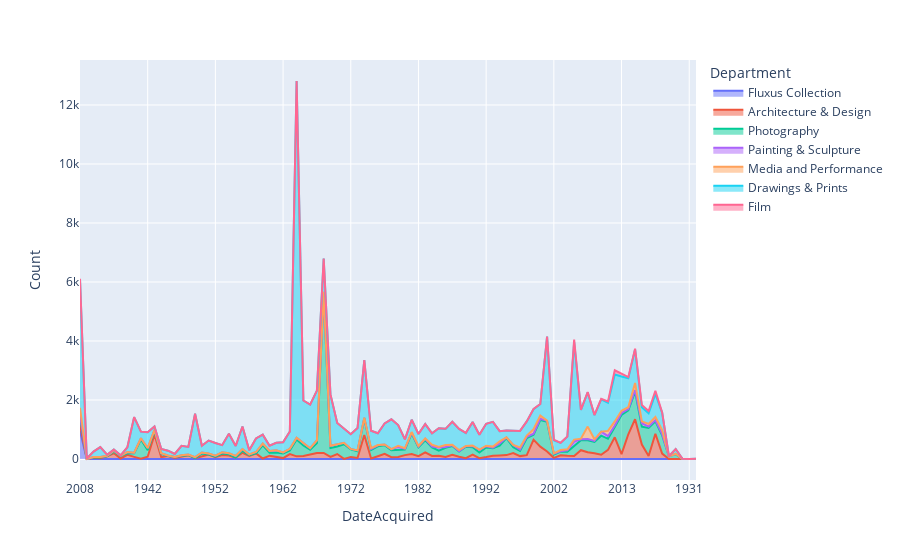

Source (notebook cell):
### Code cell
fig8 = px.area(df_moma_complete, x="DateAcquired", y="Count", color="Department", line_group="Department")
fig8.update_layout(
     xaxis = dict(
        dtick = 10
    )
   
)

fig8.show()

### Figure 1 — Plotly figure (JSON) as saved in the notebook; plotly's stock layout.template omitted (floating-point values rounded to 4 significant figures; data arrays with more than 128 entries replaced by an {"elided": "..."} marker saying what was removed)
{"data": [{"fillpattern": {"shape": ""}, "hovertemplate": "Department=Fluxus Collection<br>DateAcquired=%{x}<br>Count=%{y}<extra></extra>", "legendgroup": "Fluxus Collection", "line": {"color": "#636efa"}, "marker": {"symbol": "circle"}, "mode": "lines", "name": "Fluxus Collection", "orientation": "v", "showlegend": true, "stackgroup": "1", "type": "scatter", "x": ["2008", "2008"], "xaxis": "x", "y": [946, 946], "yaxis": "y"}, {"fillpattern": {"shape": ""}, "hovertemplate": "Department=Architecture & Design<br>DateAcquired=%{x}<br>Count=%{y}<extra></extra>", "legendgroup": "Architecture & Design", "line": {"color": "#EF553B"}, "marker": {"symbol": "circle"}, "mode": "lines", "name": "Architecture & Design", "orientation": "v", "showlegend": true, "stackgroup": "1", "type": "scatter", "x": {"elided": "146 str values"}, "xaxis": "x", "y": {"elided": "146 int values"}, "yaxis": "y"}, {"fillpattern": {"shape": ""}, "hovertemplate": "Department=Photography<br>DateAcquired=%{x}<br>Count=%{y}<extra></extra>", "legendgroup": "Photography", "line": {"color": "#00cc96"}, "marker": {"symbol": "circle"}, "mode": "lines", "name": "Photography", "orientation": "v", "showlegend": true, "stackgroup": "1", "type": "scatter", "x": {"elided": "131 str values"}, "xaxis": "x", "y": {"elided": "131 int values"}, "yaxis": "y"}, {"fillpattern": {"shape": ""}, "hovertemplate": "Department=Painting & Sculpture<br>DateAcquired=%{x}<br>Count=%{y}<extra></extra>", "legendgroup": "Painting & Sculpture", "line": {"color": "#ab63fa"}, "marker": {"symbol": "circle"}, "mode": "lines", "name": "Painting & Sculpture", "orientation": "v", "showlegend": true, "stackgroup": "1", "type": "scatter", "x": ["1930", "1931", "1932", "1934", "1935", "1936", "1937", "1938", "1939", "1940", "1941", "1941", "1942", "1943", "1944", "1945", "1946", "1947", "1948", "1949", "1949", "1950", "1951", "1952", "1952", "1953", "1954", "1955", "1956", "1957", "1958", "1959", "1960", "1961", "1962", "1963", "1964", "1965", "1966", "1967", "1968", "1969", "1970", "1971", "1972", "1973", "1974", "1975", "1975", "1976", "1977", "1978", "1979", "1980", "1981", "1982", "1983", "1983", "1984", "1985", "1986", "1987", "1988", "1989", "1990", "1991", "1992", "1993", "1994", "1995", "1995", "1996", "1997", "1998", "1999", "2000", "2001", "2002", "2003", "2004", "2005", "2006", "2007", "2008", "2009", "2010", "2011", "2011", "2012", "2013", "2014", "2015", "2016", "2017", "2018", "2018", "2019", "2019", "2020"], "xaxis": "x", "y": [4, 2, 1, 19, 19, 23, 34, 12, 47, 17, 44, 44, 75, 34, 19, 18, 8, 17, 21, 35, 35, 30, 36, 31, 31, 42, 36, 53, 63, 27, 50, 59, 55, 78, 35, 52, 60, 70, 52, 99, 41, 72, 68, 47, 11, 29, 24, 39, 39, 33, 24, 37, 96, 25, 26, 27, 47, 47, 29, 112, 30, 24, 16, 14, 43, 87, 45, 16, 75, 25, 25, 77, 40, 47, 35, 43, 28, 34, 14, 47, 151, 33, 41, 46, 32, 135, 89, 89, 46, 68, 42, 54, 119, 48, 41, 41, 35, 35, 13], "yaxis": "y"}, {"fillpattern": {"shape": ""}, "hovertemplate": "Department=Media and Performance<br>DateAcquired=%{x}<br>Count=%{y}<extra></extra>", "legendgroup": "Media and Performance", "line": {"color": "#FFA15A"}, "marker": {"symbol": "circle"}, "mode": "lines", "name": "Media and Performance", "orientation": "v", "showlegend": true, "stackgroup": "1", "type": "scatter", "x": ["1975", "1976", "1979", "1980", "1981", "1982", "1983", "1984", "1985", "1986", "1987", "1988", "1989", "1990", "1991", "1992", "1993", "1994", "1995", "1997", "1998", "1999", "1999", "2000", "2001", "2002", "2003", "2004", "2005", "2006", "2007", "2007", "2008", "2009", "2010", "2011", "2012", "2012", "2013", "2014", "2015", "2015", "2016", "2017", "2018", "2019", "2020"], "xaxis": "x", "y": [26, 8, 32, 15, 23, 20, 14, 62, 14, 62, 17, 36, 10, 18, 12, 18, 37, 69, 6, 71, 41, 152, 152, 106, 10, 7, 39, 36, 68, 21, 424, 424, 257, 55, 3, 178, 139, 139, 78, 65, 239, 239, 63, 93, 103, 138, 1], "yaxis": "y"}, {"fillpattern": {"shape": ""}, "hovertemplate": "Department=Drawings & Prints<br>DateAcquired=%{x}<br>Count=%{y}<extra></extra>", "legendgroup": "Drawings & Prints", "line": {"color": "#19d3f3"}, "marker": {"symbol": "circle"}, "mode": "lines", "name": "Drawings & Prints", "orientation": "v", "showlegend": true, "stackgroup": "1", "type": "scatter", "x": {"elided": "214 str values"}, "xaxis": "x", "y": {"elided": "214 int values"}, "yaxis": "y"}, {"fillpattern": {"shape": ""}, "hovertemplate": "Department=Film<br>DateAcquired=%{x}<br>Count=%{y}<extra></extra>", "legendgroup": "Film", "line": {"color": "#FF6692"}, "marker": {"symbol": "circle"}, "mode": "lines", "name": "Film", "orientation": "v", "showlegend": true, "stackgroup": "1", "type": "scatter", "x": ["1936", "1938", "1939", "1940", "1953", "1969", "1971", "1972", "1974", "1977", "1979", "1981", "1983", "1986", "1988", "1989", "1990", "1997", "1998", "1998", "1999", "2002", "2002", "2002", "2002", "2002", "2002", "2002", "2002", "2002", "2002", "2002", "2002", "2002", "2002", "2002", "2002", "2002", "2002", "2003", "2004", "2005", "2005", "2006", "2007", "2007", "2007", "2008", "2009", "2010", "2010", "2011", "2012", "2012", "2012", "2013", "2014", "2015", "2016", "2016", "2016", "2016", "2017", "2017", "2017", "2018"], "xaxis": "x", "y": [1, 2, 4, 3, 1, 1, 1, 1, 1, 1, 1, 1, 1, 1, 1, 7, 1, 1, 1, 1, 6, 19, 19, 19, 19, 19, 19, 19, 19, 19, 19, 19, 19, 19, 19, 19, 19, 19, 19, 3, 2, 83, 83, 1, 9, 9, 9, 18, 6, 18, 18, 43, 146, 146, 146, 97, 35, 22, 70, 70, 70, 70, 75, 75, 75, 110], "yaxis": "y"}], "layout": {"legend": {"title": {"text": "Department"}, "tracegroupgap": 0}, "margin": {"t": 60}, "xaxis": {"anchor": "y", "domain": [0, 1], "dtick": 10, "title": {"text": "DateAcquired"}}, "yaxis": {"anchor": "x", "domain": [0, 1], "title": {"text": "Count"}}}}
